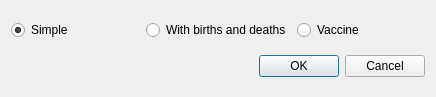
<?xml version="1.0" encoding="UTF-8"?>
<ui version="4.0">
 <class>sir_advanced_dialog</class>
 <widget class="QDialog" name="sir_advanced_dialog">
  <property name="geometry">
   <rect>
    <x>0</x>
    <y>0</y>
    <width>436</width>
    <height>97</height>
   </rect>
  </property>
  <property name="windowTitle">
   <string>SIR Advanced</string>
  </property>
  <layout class="QVBoxLayout" name="verticalLayout">
   <item>
    <layout class="QHBoxLayout" name="radio_btn_layout">
     <item>
      <widget class="QRadioButton" name="simple_radio_btn">
       <property name="text">
        <string>Simple</string>
       </property>
       <property name="checked">
        <bool>true</bool>
       </property>
      </widget>
     </item>
     <item>
      <widget class="QRadioButton" name="wbad_radio_btn">
       <property name="text">
        <string>With births and deaths</string>
       </property>
      </widget>
     </item>
     <item>
      <widget class="QRadioButton" name="vaccine_radio_btn">
       <property name="text">
        <string>Vaccine</string>
       </property>
      </widget>
     </item>
    </layout>
   </item>
   <item>
    <widget class="QDialogButtonBox" name="button_box">
     <property name="orientation">
      <enum>Qt::Horizontal</enum>
     </property>
     <property name="standardButtons">
      <set>QDialogButtonBox::Cancel|QDialogButtonBox::Ok</set>
     </property>
    </widget>
   </item>
  </layout>
 </widget>
 <resources/>
 <connections>
  <connection>
   <sender>button_box</sender>
   <signal>accepted()</signal>
   <receiver>sir_advanced_dialog</receiver>
   <slot>accept()</slot>
   <hints>
    <hint type="sourcelabel">
     <x>248</x>
     <y>254</y>
    </hint>
    <hint type="destinationlabel">
     <x>157</x>
     <y>274</y>
    </hint>
   </hints>
  </connection>
  <connection>
   <sender>button_box</sender>
   <signal>rejected()</signal>
   <receiver>sir_advanced_dialog</receiver>
   <slot>reject()</slot>
   <hints>
    <hint type="sourcelabel">
     <x>316</x>
     <y>260</y>
    </hint>
    <hint type="destinationlabel">
     <x>286</x>
     <y>274</y>
    </hint>
   </hints>
  </connection>
 </connections>
</ui>
